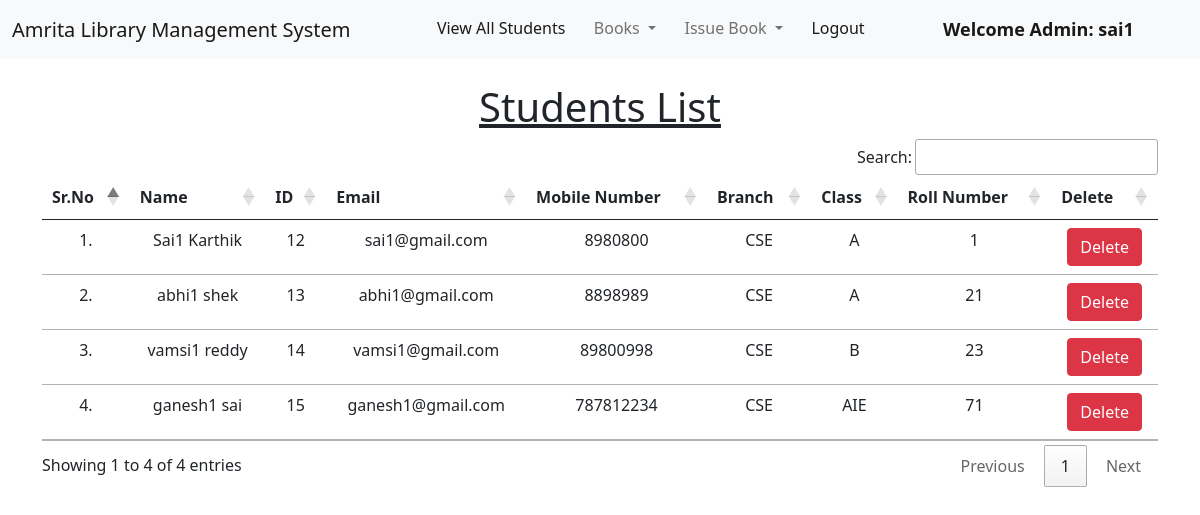
The page /view_students/ (signed in) on the database its author committed.
### library/models.py (models this page shows, shortened)
class Student(models.Model):
    user = models.OneToOneField(User, on_delete=models.CASCADE)
    classroom = models.CharField(max_length=10)
    branch = models.CharField(max_length=10)
    roll_no = models.CharField(max_length=3, blank=True)
    phone = models.CharField(max_length=10, blank=True)
    image = models.ImageField(upload_to="", blank=True)

### library/views.py (the view)
# urls.py: path("view_students/", views.view_students, name="view_students"),
@login_required(login_url = '/admin_login')
def view_students(request):
    students = Student.objects.all()
    return render(request, "view_students.html", {'students':students})

### library/templates/view_students.html (shortened to what this page needs)
{% extends 'admin_navbar.html' %}
{% load static %}
{% block body %}
<div class="container mt-4">
    <h1 class="text-center"><u>Students List</u></h1>
    <table class="table table-hover" id="example">
        <thead>
            <tr class="text-center">
                <th>Sr.No</th>
                <th>Name</th>
                <th>ID</th>
                <th>Email</th>
                <th>Mobile Number</th>
                <th>Branch</th>
                <th>Class</th>
                <th>Roll Number</th>
                <th>Delete</th>
            </tr>
        </thead>
        <tbody>
            {% for student in students %}
            <tr class="text-center">
                <td>{{forloop.counter}}.</td>
                <td>{{student.user.get_full_name}}</td>
                <td>{{student.user.id}}</td>
                <td>{{student.user.email}}</td>
                <td>{{student.phone}}</td>
                <td>{{student.branch}}</td>
                <td>{{student.classroom}}</td>
                <td>{{student.roll_no}}</td>
                <td><a href="/delete_student/{{student.id}}/" class="btn btn-danger" onclick="return confirm('Are you sure you want to delete this student?')">Delete</a></td>
            </tr>
            {% endfor %}
        </tbody>
    </table>
    </div>
{% endblock %}

### library/templates/admin_navbar.html (shortened to what this page needs)
<!doctype html>
<html lang="en">
  <head>
    <link href="https://cdn.jsdelivr.net/npm/bootstrap@5.1.0/dist/css/bootstrap.min.css" rel="stylesheet">
    <link rel="stylesheet" href="https://cdn.datatables.net/1.10.25/css/jquery.dataTables.min.css">
    <link rel="stylesheet" href="https://cdn.datatables.net/buttons/1.7.1/css/buttons.dataTables.min.css">
  </head>
  <body>
    <nav class="navbar navbar-expand-lg navbar-light bg-light">
        <div class="container-fluid">
          <a class="navbar-brand" href="#">Amrita Library Management System</a>
          <div class="collapse navbar-collapse" id="navbarSupportedContent">
            <ul class="navbar-nav me-auto mb-2 mb-lg-0">
              <li class="nav-item">
                <a class="nav-link active" aria-current="page" href="/view_students/">View All Students</a>
              </li>
              <li class="nav-item dropdown">
                <a class="nav-link dropdown-toggle" href="#" id="navbarDropdown" role="button" data-bs-toggle="dropdown" aria-expanded="false">
                  Books
                </a>
              </li>
              <li class="nav-item dropdown">
                <a class="nav-link dropdown-toggle" href="#" id="navbarDropdown" role="button" data-bs-toggle="dropdown" aria-expanded="false">
                  Issue Book
                </a>
              </li>
              <li class="nav-item">
                <a class="nav-link active" aria-current="page" href="/logout/">Logout</a>
              </li>
              <li class="nav-item">
                <a style="font-weight:600; font-family:'Segoe UI', Tahoma, Geneva, Verdana, sans-serif; font-size: large;" class="nav-link active" href="#">Welcome Admin: {{request.user}}</a>
              </li>
            </ul>
          </div>
        </div>
      </nav>
      {% block body %}
      {% endblock %}
  </body>
</html>

### rows shown on the page
Student: user.get_full_name "Sai1 Karthik", user.id "12", user.email "sai1@gmail.com", phone "8980800", branch "CSE", classroom "A", roll_no "1"
Student: user.get_full_name "abhi1 shek", user.id "13", user.email "abhi1@gmail.com", phone "8898989", branch "CSE", classroom "A", roll_no "21"
Student: user.get_full_name "vamsi1 reddy", user.id "14", user.email "vamsi1@gmail.com", phone "89800998", branch "CSE", classroom "B", roll_no "23"
Student: user.get_full_name "ganesh1 sai", user.id "15", user.email "ganesh1@gmail.com", phone "787812234", branch "CSE", classroom "AIE", roll_no "71"

### other values the page prints
{{ request.user }} "sai1"
